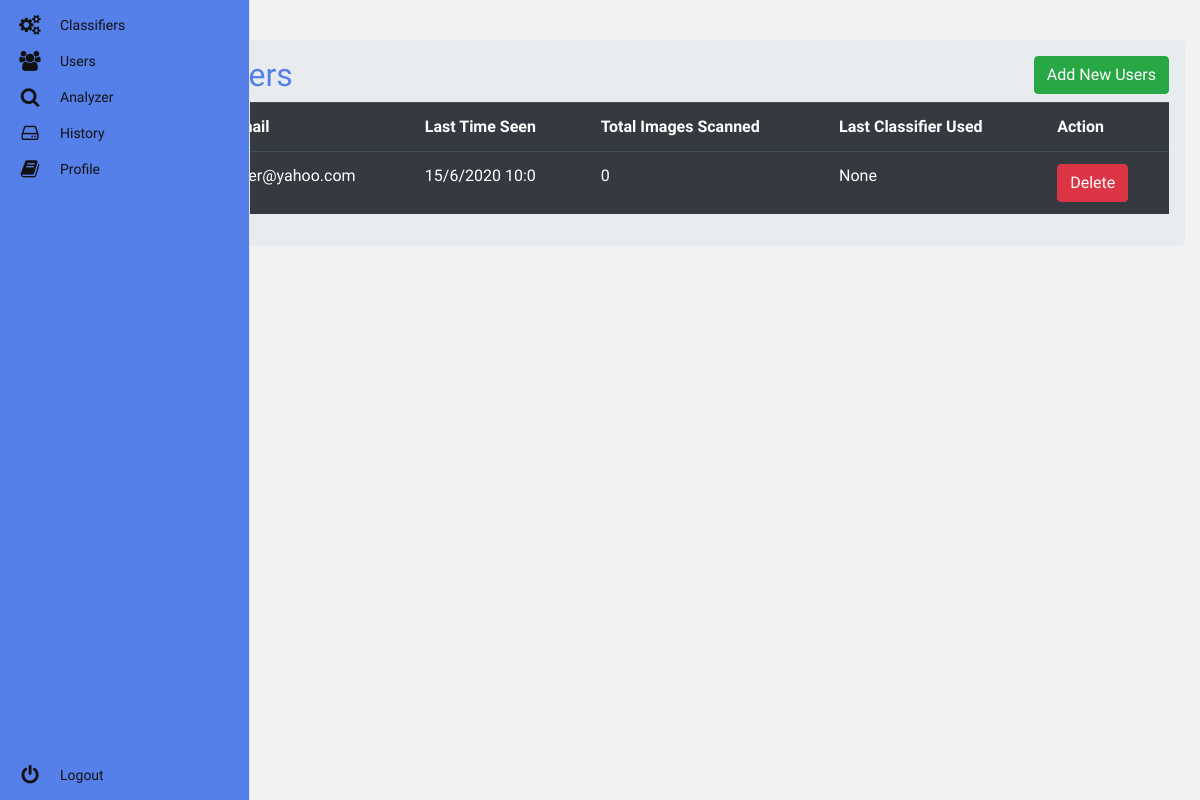
The page /users (signed in) on the database as committed earlier.
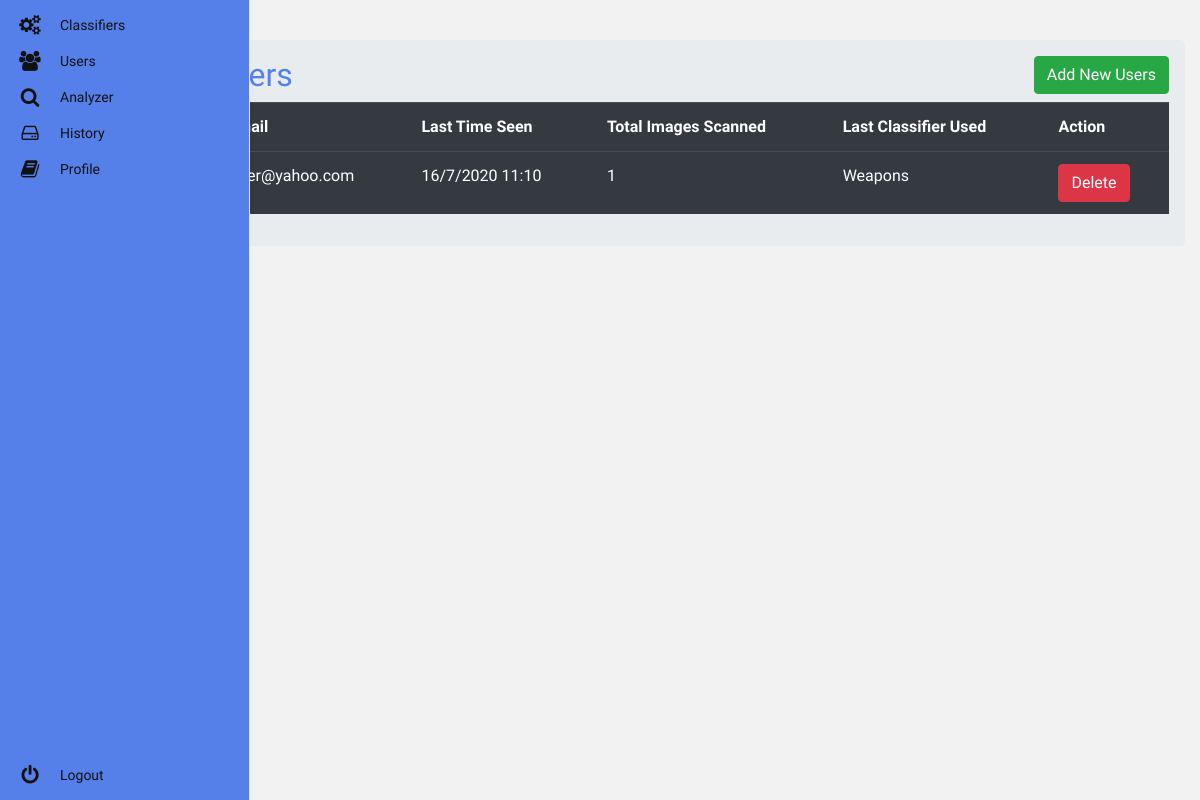
The same page on the database as committed later.
### Launch.py (models this page shows, shortened)
class Users(UserMixin, db.Model):
    id = db.Column(db.Integer, primary_key=True)
    username = db.Column(db.String(100), nullable=False, unique=True, )
    email = db.Column(db.String(200), nullable=False, unique=True, )
    password = db.Column(db.String(1000), nullable=False)
    isAdmin = db.Column(db.Boolean, nullable=False)
    lastTimeSeen = db.Column(db.DateTime, nullable=True)
    TotalImagesScanned = db.Column(db.Integer, nullable=False)
    detectPid = db.Column(db.Integer, nullable=False)
    scanProgress = db.Column(db.Integer, nullable=False)
    trainPid = db.Column(db.Integer, nullable=False)
    trainProgress = db.Column(db.Integer, nullable=False)
    history = db.relationship('History', backref='user')  # TODO: Astea ar trebui sa fie lazy='dynamic'

### Launch.py (the view)
@app.route("/users")
@login_required
def users():
    if not current_user.isAdmin:
        return "<h1>Not authorized</h1>"
    userList = db.session.query(Users.id, Users.username, Users.email, Users.lastTimeSeen, Users.TotalImagesScanned,
                                Classifiers.name) \
        .outerjoin(History, History.userId == Users.id) \
        .outerjoin(Classifiers, Classifiers.id == History.classifierId) \
        .group_by(Users.username) \
        .filter(Users.isAdmin == 0) \
        .all()
    return render_template("userPage/usersPage.html", userList=userList)

### Launch.py (called while the page is built)
@login_manager.user_loader
def load_user(user_id):
    return Users.query.get(int(user_id))

### templates/userPage/usersPage.html (shortened to what this page needs)
{% extends 'base.html' %}
{% block styles %}
<link href="{{url_for('static', filename='css/usersPage.css')}}" rel="stylesheet">
{% endblock %}
{% block body %}
{% include "navBars/adminNavBar.html" %}
<div class="container">
    <div class="row">
        <div class="col md-12">
            <div class="jumbotron p-3">
                <h2>
                    Manage users
                    <button class="btn btn-success float-right" data-target="#mymodal" data-toggle="modal"
                            type="button">Add New Users
                    </button>
                </h2>
                <table class="table table-hover table-dark">
                    <tr>
                        <th>Username</th>
                        <th>Email</th>
                        <th>Last Time Seen</th>
                        <th>Total Images Scanned</th>
                        <th>Last Classifier Used</th>
                        <th>Action</th>
                    </tr>
                    {% for user in userList %}
                    <tr>
                        <td>{{user.username}}</td>
                        <td>{{user.email}}</td>
                        <td>
                            {% if user.lastTimeSeen is not none %}
                            {{user.lastTimeSeen.day}}/{{user.lastTimeSeen.month}}/{{user.lastTimeSeen.year}}
                            {{user.lastTimeSeen.hour}}:{{user.lastTimeSeen.minute}}
                            {% else %}
                            Never
                            {% endif %}
                        </td>
                        <td>{{user.TotalImagesScanned}}</td>
                        <td>{{user.name}}</td>
                        <td>
                            <a class="btn btn-danger btn-xs" href="/usersDelete/{{user.id}}"
                               onclick="return confirm('Are You Sure To Delete ?')">Delete</a>
                        </td>
                    </tr>
                    {% endfor %}
                </table>
            </div>
        </div>
    </div>
</div>
{% endblock %}

### templates/base.html (shortened to what this page needs)
<!DOCTYPE html>
<html>
<head>
    <link href="https://stackpath.bootstrapcdn.com/bootstrap/4.5.0/css/bootstrap.min.css"
 rel="stylesheet">
    <link href="{{url_for('static', filename='css/baseStyle.css')}}" rel="stylesheet">
    {% block styles %}{% endblock %}
</head>
<body>
{% block body %} {% endblock %}
</body>
</html>

### templates/navBars/adminNavBar.html
<link href="/static/css/navBar.css" rel="stylesheet">
<nav class="main-menu">
    <ul>
        <li class="has-subnav">
            <a href="{{ url_for('classifiers') }}">
                <i class="fa fa-cogs fa-2x"></i>
                <span class="nav-text">
                            Classifiers
                        </span>
            </a>
        </li>
        <li>
            <a href="{{ url_for('users') }}">
                <i class="fa fa-users fa-2x"></i>
                <span class="nav-text">
                                    Users
                                </span>
            </a>
        </li>
        <li>
            <a href="{{ url_for('analyzer') }}">
                <i class="fa fa-search fa-2x"></i>
                <span class="nav-text">
                            Analyzer
                        </span>
            </a>
        </li>
        <li class="has-subnav">
            <a href="{{ url_for('history') }}">
                <i class="fa fa-hdd-o fa-2x"></i>
                <span class="nav-text">
                            History
                        </span>
            </a>
        </li>
        <li class="has-subnav">
            <a href="{{ url_for('profile') }}">
                <i class="fa fa-book fa-2x"></i>
                <span class="nav-text">
                            Profile
                        </span>
            </a>
        </li>
    </ul>
    <ul class="logout">
        <li>
            <a href="{{ url_for('logout') }}">
                <i class="fa fa-power-off fa-2x"></i>
                <span class="nav-text">
                            Logout
                        </span>
            </a>
        </li>
    </ul>
</nav>

### static/css/baseStyle.css (style rules this page uses)
body { color: #5680E9; background-color: #F2F2F2; padding-left: 60px; font-size: 16px; font-family: 'Titillium Web', "Calibri Light"; }

### static/css/usersPage.css (style rules this page uses)
body { margin-top: 5vh; }

### static/css/navBar.css (style rules this page uses)
.fa-2x { font-size: 2em; }
.fa { position: relative; display: table-cell; width: 60px; height: 36px; text-align: center; vertical-align: middle; font-size: 20px; }
.main-menu { background: #5680E9; border-right: 1px solid #e5e5e5; position: fixed; top: 0; bottom: 0; height: 100%; left: 0; width: 60px; overflow: hidden; -webkit-transition: width .05s linear; transition: width .05s linear; -webkit-transform: translateZ(0) scale(1, 1); z-index: 1000; }
.main-menu > ul { margin: 7px 0; }
.main-menu li { position: relative; display: block; width: 250px; }
.main-menu li > a { position: relative; display: table; border-collapse: collapse; border-spacing: 0; color: #111111; font-family: arial; font-size: 14px; text-decoration: none; -webkit-transform: translateZ(0) scale(1, 1); -webkit-transition: all .1s linear; transition: all .1s linear; }
.main-menu .nav-text { position: relative; display: table-cell; vertical-align: middle; width: 190px; font-family: 'Titillium Web', sans-serif; }
.main-menu > ul.logout { position: absolute; left: 0; bottom: 0; }
nav { -webkit-user-select: none; -moz-user-select: none; -ms-user-select: none; -o-user-select: none; user-select: none; }
nav ul, nav li { outline: 0; margin: 0; padding: 0; }

Rows that differ between the two databases and show on the page:
changed Users "User@yahoo.com": lastTimeSeen.day "15" → "16"; lastTimeSeen.month "6" → "7"; lastTimeSeen.hour "10" → "11"; lastTimeSeen.minute "0" → "10"; TotalImagesScanned "0" → "1"; name "None" → "Weapons"
